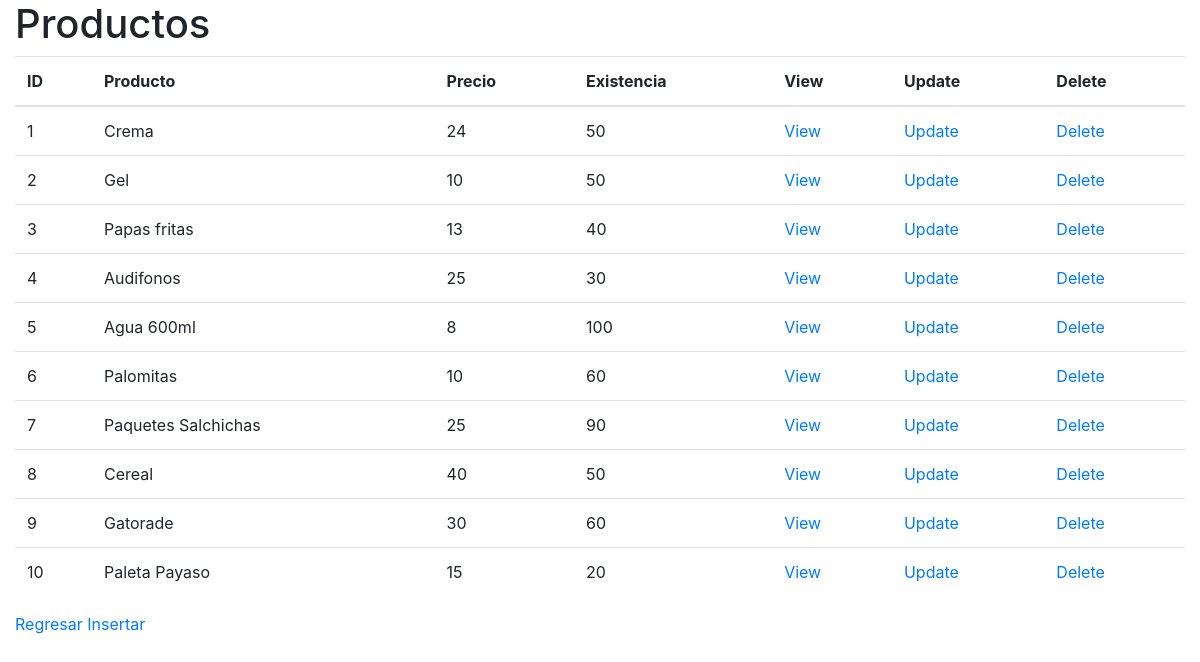
Screenshot of /Tienda/productos/index.php with the database file from the repository.
### tables this page shows
CREATE TABLE productos(
    id_producto integer primary key autoincrement,
    producto varchar(30) not null,
    precio int(10) not null,
    existencia int(10) not null);

### Tienda/productos/db/list_products.php (the view)
<?php
    $db = new SQLite3("../tienda.db");
    $resultado = $db->query("SELECT * from productos;");
    $table = "
        <table class='table'>
            <thead>
            <tr>
                <th>ID</th>
                <th>Producto</th>
                <th>Precio</th>
                <th>Existencia</th>
                <th>View</th>
                <th>Update</th>
                <th>Delete</th>
            </tr>
            </thead>
            ";
    print($table);
    while ($row = $resultado->fetchArray()) {
        $id_producto = $row['id_producto'];
        $producto = $row['producto'];
        $precio = $row['precio'];
        $existencia = $row[ 'existencia'];
        $table = "
            <tr>
                <td>$id_producto</td>
                <td>$producto</td>
                <td>$precio</td>
                <td>$existencia</td>
                <td><a href='view.php?id_producto=$id_producto'>View</a></td>
                <td><a href='update.php?id_producto=$id_producto'>Update</a></td>
                <td><a href='delete.php?id_producto=$id_producto'>Delete</a></td>
            </tr>";
        print($table);
    }
    print("</table>");
?>

### Tienda/productos/index.php (shortened to what this page needs)
<!doctype html>
<html lang="es">
<head>
    <link rel="stylesheet" href="https://cdn.jsdelivr.net/npm/bootstrap@4.5.3/dist/css/bootstrap.min.css">
</head>
<body>
    <div class="container-fluid">
        <h1>Productos</h1>
        <?php include 'db/list_products.php'; ?>
        <a href="index.php">Regresar</a>
        <a href="insert.php">Insertar</a>
    </div>
</body>
</html>

### rows the page displays
productos: id_producto "1", producto "Crema", precio "24", existencia "50"
productos: id_producto "2", producto "Gel", precio "10", existencia "50"
productos: id_producto "3", producto "Papas fritas", precio "13", existencia "40"
productos: id_producto "4", producto "Audifonos", precio "25", existencia "30"
productos: id_producto "5", producto "Agua 600ml", precio "8", existencia "100"
productos: id_producto "6", producto "Palomitas", precio "10", existencia "60"
productos: id_producto "7", producto "Paquetes Salchichas", precio "25", existencia "90"
productos: id_producto "8", producto "Cereal", precio "40", existencia "50"
productos: id_producto "9", producto "Gatorade", precio "30", existencia "60"
productos: id_producto "10", producto "Paleta Payaso", precio "15", existencia "20"
